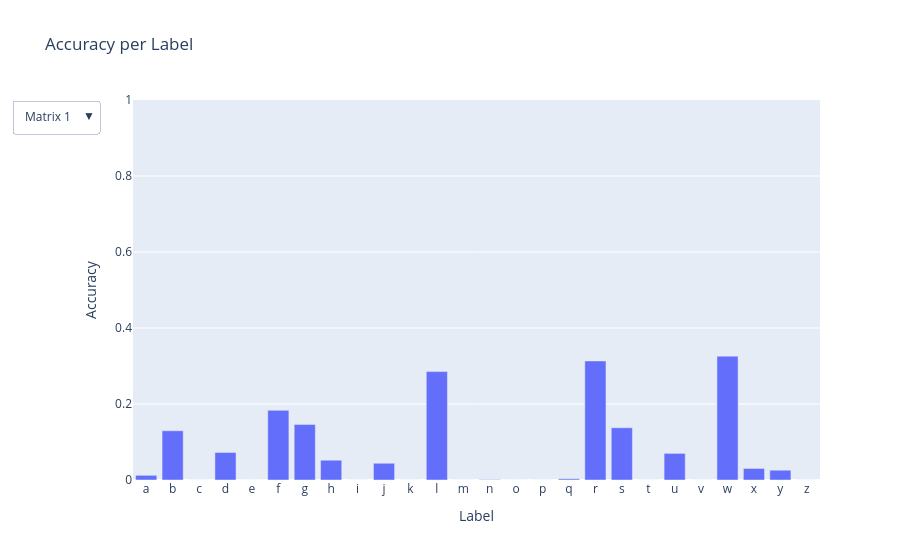

Here is the notebook cell this chart was saved with:
### Code cell
visualise_label_accuracies(list(range(5)))

### Figure 1 — Plotly figure (JSON) as saved in the notebook; plotly's stock layout.template omitted (floating-point values rounded to 4 significant figures)
{"data": [{"name": "Matrix 1", "type": "bar", "visible": true, "x": ["a", "b", "c", "d", "e", "f", "g", "h", "i", "j", "k", "l", "m", "n", "o", "p", "q", "r", "s", "t", "u", "v", "w", "x", "y", "z"], "y": [0.01235, 0.1296, 0.0, 0.07248, 0.0, 0.1832, 0.1463, 0.05207, 0.0, 0.04403, 0.0, 0.2853, 0.0, 0.001074, 0.0, 0.0, 0.00324, 0.3133, 0.1375, 0.0, 0.07005, 0.0, 0.326, 0.0304, 0.02578, 0.0]}, {"name": "Matrix 2", "type": "bar", "visible": false, "x": ["a", "b", "c", "d", "e", "f", "g", "h", "i", "j", "k", "l", "m", "n", "o", "p", "q", "r", "s", "t", "u", "v", "w", "x", "y", "z"], "y": [0.002058, 0.0, 0.2739, 0.0, 0.01178, 0.03141, 0.0, 0.05526, 0.4817, 0.5084, 0.01015, 0.01053, 0.1365, 0.05478, 0.07317, 0.348, 0.0054, 0.2358, 0.09707, 0.0, 0.1665, 0.2548, 0.2366, 0.1541, 0.1096, 0.0]}, {"name": "Matrix 3", "type": "bar", "visible": false, "x": ["a", "b", "c", "d", "e", "f", "g", "h", "i", "j", "k", "l", "m", "n", "o", "p", "q", "r", "s", "t", "u", "v", "w", "x", "y", "z"], "y": [0.0, 0.01713, 0.03568, 0.0, 0.2152, 0.0, 0.0, 0.001063, 0.0, 0.03354, 0.009137, 0.0, 0.0, 0.009667, 0.0, 0.0, 0.406, 0.0, 0.3822, 0.0, 0.05178, 0.08774, 0.0, 0.01048, 0.0, 0.04188]}, {"name": "Matrix 4", "type": "bar", "visible": false, "x": ["a", "b", "c", "d", "e", "f", "g", "h", "i", "j", "k", "l", "m", "n", "o", "p", "q", "r", "s", "t", "u", "v", "w", "x", "y", "z"], "y": [0.0216, 0.1542, 0.4407, 0.1126, 0.1552, 0.0, 0.001016, 0.2784, 0.4705, 0.2285, 0.05076, 0.08421, 0.4339, 0.0333, 0.0, 0.2252, 0.0108, 0.1986, 0.0, 0.03579, 0.3239, 0.06448, 0.2219, 0.1918, 0.2137, 0.2002]}, {"name": "Matrix 5", "type": "bar", "visible": false, "x": ["a", "b", "c", "d", "e", "f", "g", "h", "i", "j", "k", "l", "m", "n", "o", "p", "q", "r", "s", "t", "u", "v", "w", "x", "y", "z"], "y": [0.0, 0.0439, 0.2151, 0.03428, 0.2291, 0.2764, 0.03252, 0.0, 0.5418, 0.2767, 0.0, 0.0, 0.3998, 0.07411, 0.3128, 0.3132, 0.0054, 0.1396, 0.3812, 0.0, 0.2832, 0.3192, 0.3796, 0.0, 0.1224, 0.477]}], "layout": {"title": {"text": "Accuracy per Label"}, "updatemenus": [{"buttons": [{"args": [{"visible": [true, false, false, false, false]}], "label": "Matrix 1", "method": "update"}, {"args": [{"visible": [false, true, false, false, false]}], "label": "Matrix 2", "method": "update"}, {"args": [{"visible": [false, false, true, false, false]}], "label": "Matrix 3", "method": "update"}, {"args": [{"visible": [false, false, false, true, false]}], "label": "Matrix 4", "method": "update"}, {"args": [{"visible": [false, false, false, false, true]}], "label": "Matrix 5", "method": "update"}], "direction": "down", "showactive": true}], "xaxis": {"tickmode": "linear", "title": {"text": "Label"}}, "yaxis": {"range": [0, 1], "title": {"text": "Accuracy"}}}}
